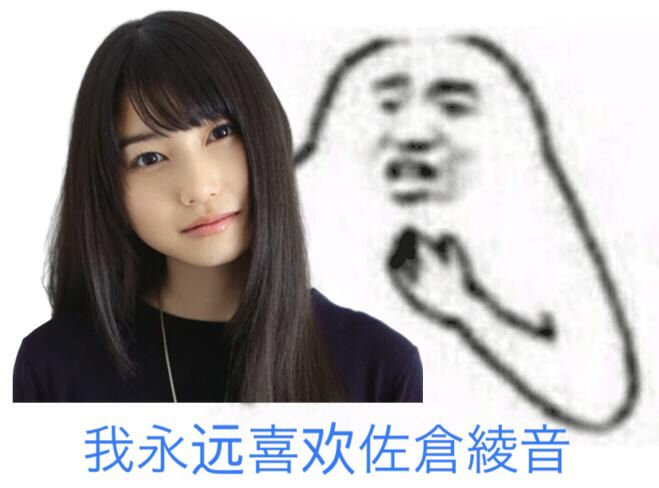
#> input picture a.jpg, 659 x 488 px
$ python pHash.py
#> lines starting #> are read from the running program, lines starting #| are printed output that depends on the picture
import cv2
import numpy


def pHash(img):
    # 感知哈希算法
    # 缩放32*32
    img = cv2.resize(img, (32, 32))  # , interpolation=cv2.INTER_CUBIC

    # 转换为灰度图
    gray = cv2.cvtColor(img, cv2.COLOR_BGR2GRAY)

    # 将灰度图转为浮点型，再进行dct变换
    dct = cv2.dct(numpy.float32(gray))
    # opencv实现的掩码操作
    dct_roi = dct[0:8, 0:8]

    hash = []
    avreage = numpy.mean(dct_roi)
    for i in range(dct_roi.shape[0]):
        for j in range(dct_roi.shape[1]):
            if dct_roi[i, j] > avreage:
                hash.append(1)
            else:
                hash.append(0)
    return hash


# Hash值对比
def cmpHash(hash1, hash2):
    n = 0
    # hash长度不同则返回-1代表传参出错
    if len(hash1) != len(hash2):
        return -1
    # 遍历判断
    for i in range(len(hash1)):
        # 不相等则n计数+1，n最终为相似度
        if hash1[i] != hash2[i]:
            n = n + 1
    return n


if __name__ == "__main__":
    img1 = cv2.imread("a.jpg")
#> img1 is the input picture: shape (488, 659, 3); mean B, G, R 177.8, 176.7, 179
    img2 = cv2.imread("4.jpg")
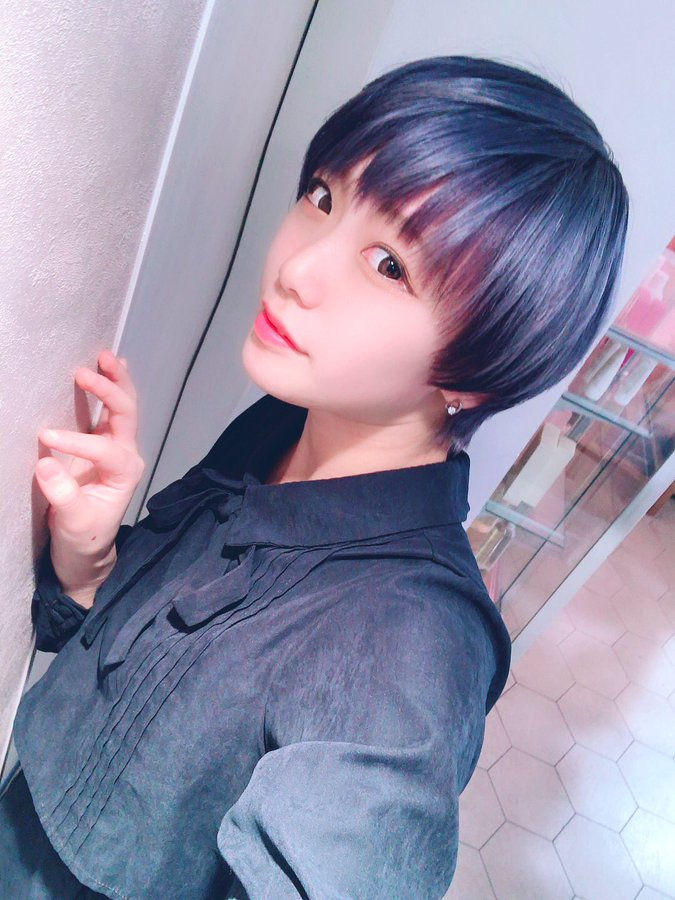
#> input picture 4.jpg, 675 x 900 px
#> img2 is the input picture: shape (900, 675, 3); mean B, G, R 167.3, 143.9, 148.4

    print(cmpHash(pHash(img1), pHash(img2)))
#> in pHash, `img = cv2.resize(img, (32, 32))`:
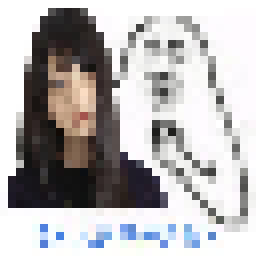
#> img: shape (32, 32, 3) (shown 8 times larger); mean of channels 0, 1, 2 179.6, 179.1, 181.8; drawn as B, G, R
#> in pHash, `gray = cv2.cvtColor(img, cv2.COLOR_BGR2GRAY)`:
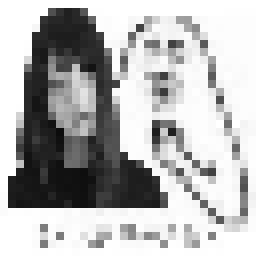
#> gray: shape (32, 32) (shown 8 times larger); min 12, max 255, mean 180
#> in pHash, `dct = cv2.dct(numpy.float32(gray))`:
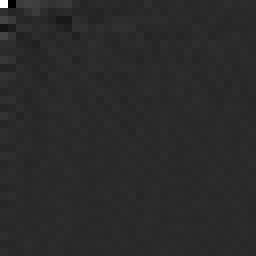
#> dct: shape (32, 32) float32 (shown 8 times larger); min -1143.8, max 5761.2, mean 7.9; drawn with min black and max white
#> in pHash, `avreage = numpy.mean(dct_roi)`: avreage = 126.3
#> in pHash (call 2), `img = cv2.resize(img, (32, 32))`:
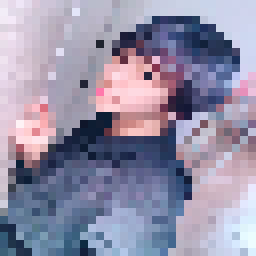
#> img: shape (32, 32, 3) (shown 8 times larger); mean of channels 0, 1, 2 167.1, 143.7, 148; drawn as B, G, R
#> in pHash (call 2), `gray = cv2.cvtColor(img, cv2.COLOR_BGR2GRAY)`:
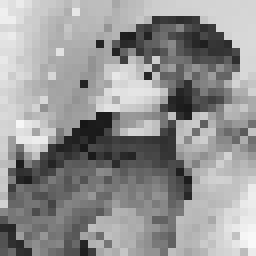
#> gray: shape (32, 32) (shown 8 times larger); min 22, max 249, mean 147.7
#> in pHash (call 2), `dct = cv2.dct(numpy.float32(gray))`:
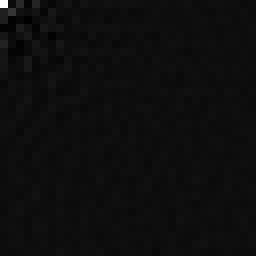
#> dct: shape (32, 32) float32 (shown 8 times larger); min -274.3, max 4725.9, mean 6.5; drawn with min black and max white
#> in pHash (call 2), `avreage = numpy.mean(dct_roi)`: avreage = 104.2
#> the loop in cmpHash, `for i in range(len(hash1)):` made 64 passes
#> after the loop in cmpHash, `for i in range(len(hash1)):`: n = 18
#| 18
